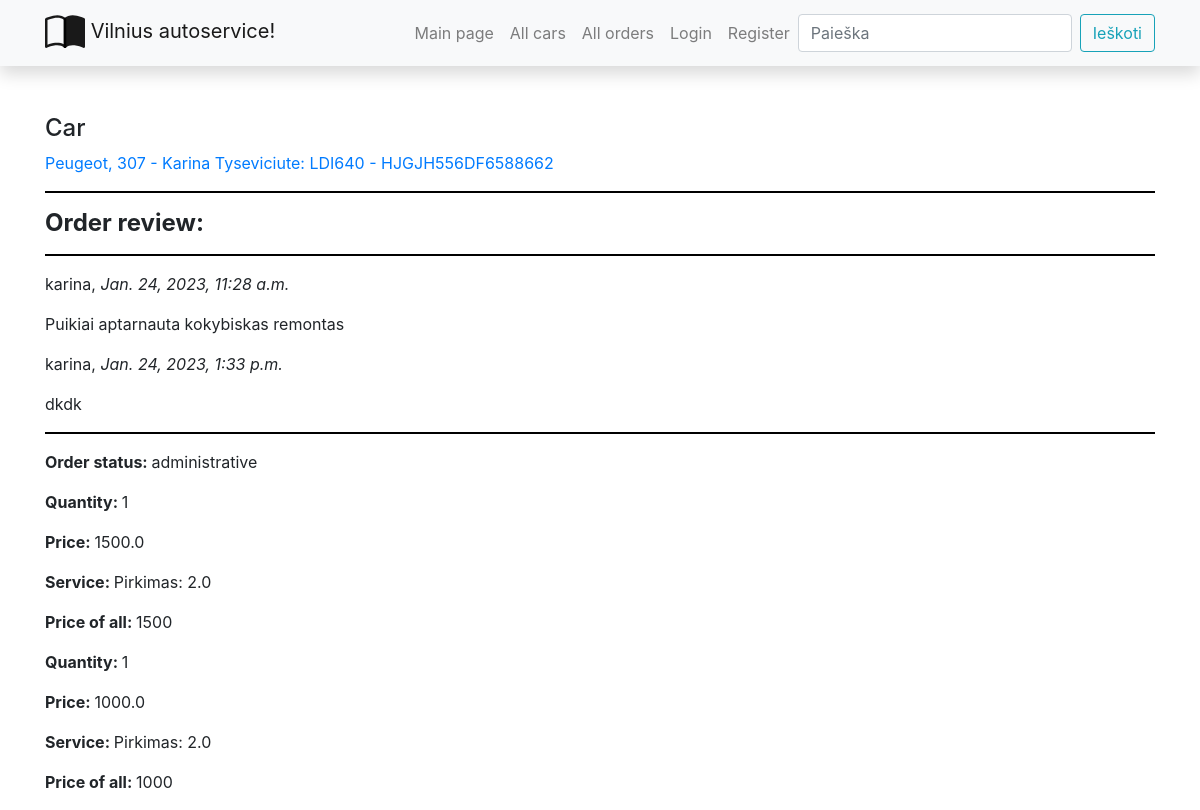
Page /autoservisas/orders/1 on the committed database.
### autoservisas/models.py (models this page shows, shortened)
class Order(models.Model):
    date = models.DateTimeField('Date', null=True, blank=True)
    suma = models.FloatField('Sum', help_text='Enter a sum of order')
    car = models.ForeignKey('Car', on_delete=models.SET_NULL, null=True)
    returne = models.DateField('Return for client', null=True, blank=True)
    LOAN_STATUS = (
        ('a', 'administrative'),
        ('r', 'repair'),
        ('e', 'repaired'),
        ('g', 'given away')
    )
    status = models.CharField(
        max_length=1,
        choices=LOAN_STATUS,
        blank=True,
        default='a',
        help_text='Status'
    )
    owner = models.ForeignKey(User, on_delete=models.SET_NULL, null=True, blank=True)
    class Meta:
        verbose_name = "Order"
        verbose_name_plural = "Orders"

class Car(models.Model):
    valst_nr = models.CharField('Number', max_length=6, help_text='Enter the country registration number')
    vin_code = models.CharField('VIN_code', max_length=17, help_text='Enter a VIN code')
    client = models.CharField('Client', max_length=200, help_text='Enter client name and last name')
    description = HTMLField(default='Cia yra automobilio aprasymas')
    automodel = models.ForeignKey('AutoModel', on_delete=models.SET_NULL, null=True)
    cover = models.ImageField('Photo', upload_to='covers', null=True)
    class Meta:
        verbose_name = "Car"
        verbose_name_plural = "Cars"
    def __str__(self):
        return f"{self.automodel} - {self.client}: {self.valst_nr} - {self.vin_code}"

class AutoModel(models.Model):
    make = models.CharField('Make name', max_length=50, help_text='Enter a car make')
    model = models.CharField('Model name', max_length=50, help_text='Enter a car model')
    class Meta:
        verbose_name = "Automodel"
        verbose_name_plural = "Automodels"
    def __str__(self):
        return f"{self.make}, {self.model}"

class OrderReview(models.Model):
    order = models.ForeignKey('Order', on_delete=models.SET_NULL, null=True, blank=True)
    reviewer = models.ForeignKey(User, on_delete=models.SET_NULL, null=True, blank=True)
    date_created = models.DateTimeField(auto_now_add=True)
    content = models.TextField('Atsiliepimas', max_length=2000)

class OrderCar(models.Model):
    kiekis = models.IntegerField('How', help_text='Enter how much do you want to buy car')
    kaina = models.FloatField('Price', help_text='Enter a price')
    order = models.ForeignKey('Order', on_delete=models.SET_NULL, null=True)
    service = models.ForeignKey('Service', on_delete=models.SET_NULL, null=True)
    @property
    def get_sum_of_order(self):
        return self.kiekis * int(self.kaina)
    class Meta:
        verbose_name = "Ordercar"
        verbose_name_plural = "Ordercars"

class Service(models.Model):
    name = models.CharField('Name', max_length=200, help_text='Enter a service name')
    price = models.FloatField('Price', help_text='Enter a service price')
    class Meta:
        verbose_name = "Service"
        verbose_name_plural = "Services"
    def __str__(self):
        return f"{self.name}: {self.price}"

### autoservisas/views.py (the view, shortened to what this page needs)
# urls.py: path('orders/<int:pk>', views.OrderDetailView.as_view(), name='order-detail'),
class OrderDetailView(FormMixin, generic.DetailView):
    model = Order
    template_name = 'order_detail.html'
    form_class = OrderReviewForm
    class Meta:
        ordering = ['car']

### autoservisas/forms.py
class OrderReviewForm(forms.ModelForm):
    class Meta:
        model = OrderReview
        fields = ('content', 'order', 'reviewer')
        widgets = {'order': forms.HiddenInput(), 'reviewer': forms.HiddenInput()}

### autoservisas/templates/order_detail.html (shortened to what this page needs)
{% extends "base.html" %}
{% block content %}
<h4>Car</h4>
<p><a href="{% url 'car-detail' order.car.id %}"> {{ order.car }}</a></p>
<hr>
<h4><strong>Order review: </strong></h4>
<hr>
{% if order.orderreview_set.all %}
{% for review in order.orderreview_set.all %}
<p>{{ review.reviewer }}, <em>{{ review.date_created }}</em></p>
<p>{{ review.content }}</p>
{% endfor %}
{% else %}
<p>Order hasn't reviews</p>
{% endif %}
<hr>
<p><strong>Order status: </strong>{{ order.get_status_display }}</p>
{% for order_car in order.ordercar_set.all %}
<p><strong>Quantity: </strong>{{ order_car.kiekis }}</p>
<p><strong>Price: </strong>{{ order_car.kaina }}</p>
<p><strong>Service: </strong>{{ order_car.service }}</p>
<p><strong>Price of all: </strong>{{ order_car.get_sum_of_order }}</p>
{% endfor %}
{% endblock %}

### autoservisas/static/css/styles.css (style rules this page uses)
hr { width: 100%; background-color: black; height: 1px; border-color : transparent; }

### rows in the picture
Order: car "Peugeot, 307 - Karina Tyseviciute: LDI640 - HJGJH556DF6588662", status "administrative"
OrderReview: reviewer "karina", date_created "Jan. 24, 2023, 11:28 a.m.", content "Puikiai aptarnauta kokybiskas remontas"
OrderReview: reviewer "karina", date_created "Jan. 24, 2023, 1:33 p.m.", content "dkdk"
OrderCar: kiekis "1", kaina "1500.0", service "Pirkimas: 2.0", get_sum_of_order "1500"
OrderCar: kiekis "1", kaina "1000.0", service "Pirkimas: 2.0", get_sum_of_order "1000"
